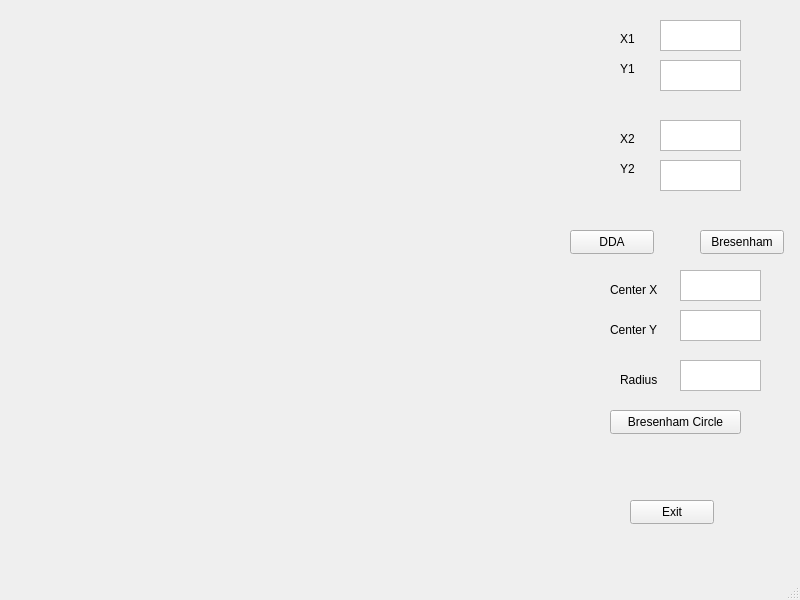
<?xml version="1.0" encoding="UTF-8"?>
<ui version="4.0">
 <class>MainWindow</class>
 <widget class="QMainWindow" name="MainWindow">
  <property name="geometry">
   <rect>
    <x>0</x>
    <y>0</y>
    <width>800</width>
    <height>600</height>
   </rect>
  </property>
  <property name="windowTitle">
   <string>MainWindow</string>
  </property>
  <widget class="QWidget" name="centralwidget">
   <widget class="QLabel" name="label">
    <property name="geometry">
     <rect>
      <x>0</x>
      <y>0</y>
      <width>500</width>
      <height>500</height>
     </rect>
    </property>
    <property name="text">
     <string/>
    </property>
   </widget>
   <widget class="QTextEdit" name="textEdit">
    <property name="geometry">
     <rect>
      <x>660</x>
      <y>20</y>
      <width>81</width>
      <height>31</height>
     </rect>
    </property>
   </widget>
   <widget class="QLabel" name="label_2">
    <property name="geometry">
     <rect>
      <x>620</x>
      <y>30</y>
      <width>31</width>
      <height>17</height>
     </rect>
    </property>
    <property name="text">
     <string>X1</string>
    </property>
   </widget>
   <widget class="QTextEdit" name="textEdit_2">
    <property name="geometry">
     <rect>
      <x>660</x>
      <y>60</y>
      <width>81</width>
      <height>31</height>
     </rect>
    </property>
   </widget>
   <widget class="QTextEdit" name="textEdit_3">
    <property name="geometry">
     <rect>
      <x>660</x>
      <y>120</y>
      <width>81</width>
      <height>31</height>
     </rect>
    </property>
   </widget>
   <widget class="QTextEdit" name="textEdit_4">
    <property name="geometry">
     <rect>
      <x>660</x>
      <y>160</y>
      <width>81</width>
      <height>31</height>
     </rect>
    </property>
   </widget>
   <widget class="QLabel" name="label_3">
    <property name="geometry">
     <rect>
      <x>620</x>
      <y>60</y>
      <width>31</width>
      <height>17</height>
     </rect>
    </property>
    <property name="text">
     <string>Y1</string>
    </property>
   </widget>
   <widget class="QLabel" name="label_4">
    <property name="geometry">
     <rect>
      <x>620</x>
      <y>130</y>
      <width>31</width>
      <height>17</height>
     </rect>
    </property>
    <property name="text">
     <string>X2</string>
    </property>
   </widget>
   <widget class="QLabel" name="label_5">
    <property name="geometry">
     <rect>
      <x>620</x>
      <y>160</y>
      <width>31</width>
      <height>17</height>
     </rect>
    </property>
    <property name="text">
     <string>Y2</string>
    </property>
   </widget>
   <widget class="QPushButton" name="pushButton">
    <property name="geometry">
     <rect>
      <x>700</x>
      <y>230</y>
      <width>84</width>
      <height>24</height>
     </rect>
    </property>
    <property name="text">
     <string>Bresenham</string>
    </property>
   </widget>
   <widget class="QPushButton" name="pushButton_2">
    <property name="geometry">
     <rect>
      <x>570</x>
      <y>230</y>
      <width>84</width>
      <height>24</height>
     </rect>
    </property>
    <property name="text">
     <string>DDA</string>
    </property>
   </widget>
   <widget class="QPushButton" name="pushButton_3">
    <property name="geometry">
     <rect>
      <x>630</x>
      <y>500</y>
      <width>84</width>
      <height>24</height>
     </rect>
    </property>
    <property name="text">
     <string>Exit</string>
    </property>
   </widget>
   <widget class="QPushButton" name="pushButton_4">
    <property name="geometry">
     <rect>
      <x>610</x>
      <y>410</y>
      <width>131</width>
      <height>24</height>
     </rect>
    </property>
    <property name="text">
     <string>Bresenham Circle</string>
    </property>
   </widget>
   <widget class="QTextEdit" name="textEdit_5">
    <property name="geometry">
     <rect>
      <x>680</x>
      <y>270</y>
      <width>81</width>
      <height>31</height>
     </rect>
    </property>
   </widget>
   <widget class="QTextEdit" name="textEdit_6">
    <property name="geometry">
     <rect>
      <x>680</x>
      <y>310</y>
      <width>81</width>
      <height>31</height>
     </rect>
    </property>
   </widget>
   <widget class="QTextEdit" name="textEdit_7">
    <property name="geometry">
     <rect>
      <x>680</x>
      <y>360</y>
      <width>81</width>
      <height>31</height>
     </rect>
    </property>
   </widget>
   <widget class="QLabel" name="label_6">
    <property name="geometry">
     <rect>
      <x>610</x>
      <y>280</y>
      <width>61</width>
      <height>20</height>
     </rect>
    </property>
    <property name="text">
     <string>Center X</string>
    </property>
   </widget>
   <widget class="QLabel" name="label_7">
    <property name="geometry">
     <rect>
      <x>610</x>
      <y>320</y>
      <width>61</width>
      <height>20</height>
     </rect>
    </property>
    <property name="text">
     <string>Center Y</string>
    </property>
   </widget>
   <widget class="QLabel" name="label_8">
    <property name="geometry">
     <rect>
      <x>620</x>
      <y>370</y>
      <width>51</width>
      <height>20</height>
     </rect>
    </property>
    <property name="text">
     <string>Radius</string>
    </property>
   </widget>
  </widget>
  <widget class="QMenuBar" name="menubar">
   <property name="geometry">
    <rect>
     <x>0</x>
     <y>0</y>
     <width>800</width>
     <height>22</height>
    </rect>
   </property>
  </widget>
  <widget class="QStatusBar" name="statusbar"/>
 </widget>
 <resources/>
 <connections>
  <connection>
   <sender>pushButton_3</sender>
   <signal>clicked()</signal>
   <receiver>MainWindow</receiver>
   <slot>close()</slot>
   <hints>
    <hint type="sourcelabel">
     <x>697</x>
     <y>332</y>
    </hint>
    <hint type="destinationlabel">
     <x>737</x>
     <y>354</y>
    </hint>
   </hints>
  </connection>
 </connections>
</ui>
